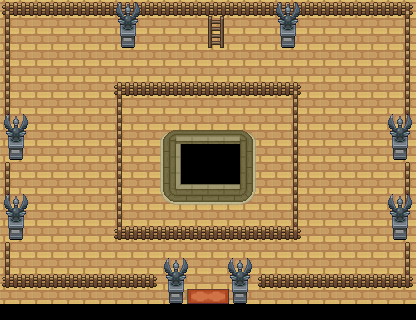

Below is a game level as drawn by its tile map, then a one-line description and the .tmx that defines it (tile-layer data replaced by summaries):
An orthogonal 26x20 tile map with 16x16 px tiles, 5 tile layers (Walkable_2, Walkable_1, Water, Collisions, ...), 5 tilesets.

<map version="1.2" tiledversion="1.2.4" orientation="orthogonal" renderorder="right-down" width="26" height="20" tilewidth="16" tileheight="16" infinite="0" nextlayerid="6" nextobjectid="1">
 <properties>
  <property name="dayPokemonChances" value="" />
  <property name="dayPokemonLevels" value="" />
  <property name="isCave" value="false" />
  <property name="nightPokemonChances" value="" />
  <property name="nightPokemonLevels" value="" />
  <property name="waterPokemonChances" value="" />
  <property name="waterPokemonLevels" value="" />
  <property name="wildProbability" value="0" />
  <property name="xOffsetModifier" value="0" />
  <property name="yOffsetModifier" value="0" />
 </properties>
 <tileset firstgid="1" source="Daycare Johto.tsx" />
 <tileset firstgid="932" source="SinnohSet7.tsx" />
 <tileset firstgid="2708" source="InteriorFloor 1.tsx" />
 <tileset firstgid="3038" source="Caveset 2.tsx" />
 <tileset firstgid="4062" source="Buildings8.tsx" />
 <layer id="1" name="Walkable_2" width="26" height="20">
  <data>[520 cells, 482 non-empty, 1 distinct tile ids]</data>
 </layer>
 <layer id="2" name="Walkable_1" width="26" height="20">
  <data>[520 cells, 5 non-empty, 4 distinct tile ids]</data>
 </layer>
 <layer id="3" name="Water" width="26" height="20">
  <data>[520 cells, 0 non-empty, 0 distinct tile ids]</data>
 </layer>
 <layer id="4" name="Collisions" width="26" height="20">
  <data>[520 cells, 172 non-empty, 36 distinct tile ids]</data>
 </layer>
 <layer id="5" name="WalkBehind" width="26" height="20">
  <data>[520 cells, 21 non-empty, 4 distinct tile ids]</data>
 </layer>
</map>
